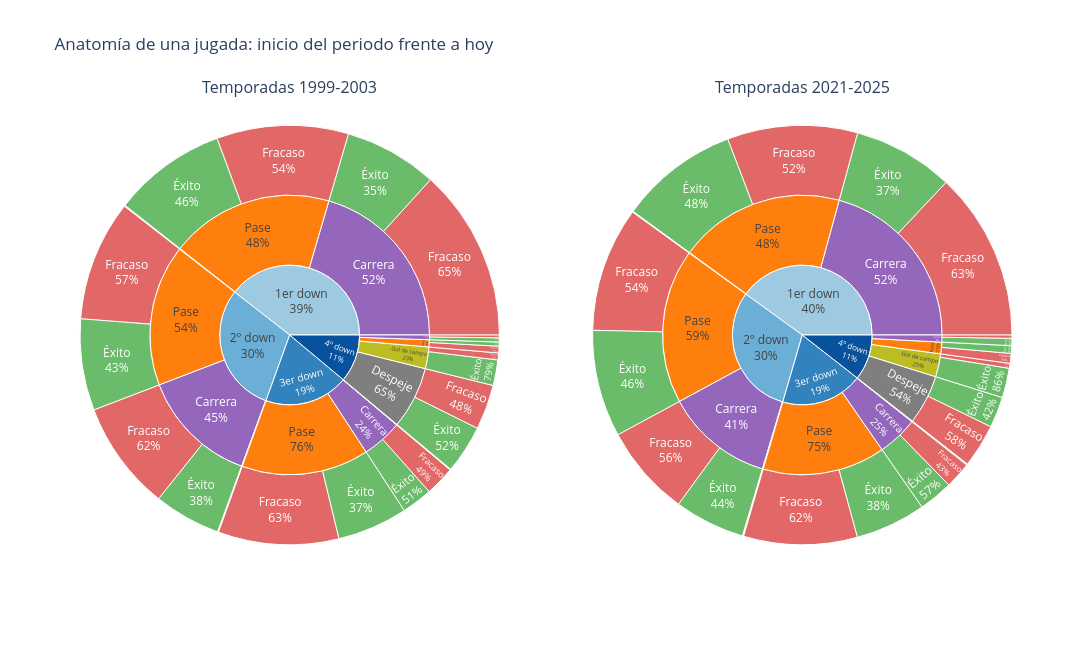

Source (notebook cell):
### Markdown cell above
La gráfica confirma la intuición: **cuanto más cerca de la zona de anotación rival, más puntos esperados**.

- **Cerca de la propia meta, los puntos esperados son prácticamente cero o negativos.** Desde ahí es difícil avanzar, y si el ataque fracasa y despeja, el rival recibirá el balón en buena posición. Es decir, lo más probable es que el *siguiente* que anote sea el rival.

## Anatomía de una jugada.

Antes de entrar en los cambios concretos, conviene tener una imagen general de **qué se juega en cada situación** y **con cuánto éxito**. Para ello se usan dos gráficos de tipo *sunburst* (gráfico de anillos jerárquico), uno para las cinco primeras temporadas del periodo (1999–2003) y otro para las cinco últimas (2021–2025).

**Cómo leer el gráfico:**

- **Anillo interior:** el down (1º, 2º, 3º o 4º). Su tamaño indica qué parte de todas las jugadas se juega en ese down.
- **Anillo intermedio:** el tipo de jugada elegido en ese down (pase, carrera, despeje o gol de campo). El porcentaje es **respecto a ese down**: por ejemplo, qué parte de los 4º downs fueron despejes.
- **Anillo exterior:** si la jugada fue un **éxito** (EPA positivo) o un **fracaso**. El porcentaje es **respecto al tipo de jugada**.

Se incluyen solo las jugadas "normales" de temporada regular como pases, carreras, despejes y goles de campo. Se excluyen las patadas de salida, los puntos extra y las jugadas anuladas por castigo. El gráfico es interactivo y al hacer clic en un segmento se amplía.

### Code cell
jugadas = reg[reg["play_type"].isin(["pass", "run", "punt", "field_goal"])
              & reg["down"].isin([1, 2, 3, 4])
              & reg["epa"].notna()].copy()

jugadas["Down"] = jugadas["down"].astype(int).map({1: "1er down", 2: "2º down", 3: "3er down", 4: "4º down"})
jugadas["Tipo de jugada"] = jugadas["play_type"].map({"pass": "Pase", "run": "Carrera",
                                                      "punt": "Despeje", "field_goal": "Gol de campo"})
jugadas["Resultado"] = np.where(jugadas["epa"] > 0, "Éxito", "Fracaso")

periodos = {"1999-2003": (1999, 2003), "2021-2025": (2021, 2025)}

colores = {
    # Anillo interior: downs (tonos de azul)
    "1er down": "#9ecae1", "2º down": "#6baed6", "3er down": "#3182bd", "4º down": "#08519c",
    # Anillo intermedio: tipo de jugada
    "Pase": "#ff7f0e", "Carrera": "#9467bd", "Despeje": "#7f7f7f", "Gol de campo": "#bcbd22",
    # Anillo exterior: resultado
    "Éxito": "#2ca02c", "Fracaso": "#d62728",
}

fig = make_subplots(rows=1, cols=2, specs=[[{"type": "domain"}, {"type": "domain"}]],
                    subplot_titles=[f"Temporadas {nombre}" for nombre in periodos])

for i, (nombre, (inicio, fin)) in enumerate(periodos.items(), start=1):
    datos = jugadas[jugadas["season"].between(inicio, fin)]
    conteo = datos.groupby(["Down", "Tipo de jugada", "Resultado"]).size().reset_index(name="Jugadas")
    sb = px.sunburst(conteo, path=["Down", "Tipo de jugada", "Resultado"], values="Jugadas")
    traza = sb.data[0]
    traza.marker.colors = [colores[etiqueta] for etiqueta in traza.labels]
    fig.add_trace(traza, row=1, col=i)

fig.update_traces(
    textinfo="label+percent parent",
    hovertemplate="<b>%{label}</b><br>%{percentParent:.1%} de %{parent}<br>%{value:,} jugadas<extra></extra>",
)
fig.update_layout(title="Anatomía de una jugada: inicio del periodo frente a hoy", width=1200, height=650)
fig.show()

### Figure 1 — Plotly figure (JSON) as saved in the notebook; plotly's stock layout.template omitted (floating-point values rounded to 4 significant figures)
{"data": [{"branchvalues": "total", "domain": {"x": [0, 0.45], "y": [0, 1]}, "hovertemplate": "<b>%{label}</b><br>%{percentParent:.1%} de %{parent}<br>%{value:,} jugadas<extra></extra>", "ids": ["1er down/Carrera/Fracaso", "1er down/Carrera/Éxito", "1er down/Gol de campo/Fracaso", "1er down/Gol de campo/Éxito", "1er down/Pase/Fracaso", "1er down/Pase/Éxito", "2º down/Carrera/Fracaso", "2º down/Carrera/Éxito", "2º down/Gol de campo/Fracaso", "2º down/Gol de campo/Éxito", "2º down/Pase/Fracaso", "2º down/Pase/Éxito", "3er down/Carrera/Fracaso", "3er down/Carrera/Éxito", "3er down/Despeje/Fracaso", "3er down/Gol de campo/Fracaso", "3er down/Gol de campo/Éxito", "3er down/Pase/Fracaso", "3er down/Pase/Éxito", "4º down/Carrera/Fracaso", "4º down/Carrera/Éxito", "4º down/Despeje/Fracaso", "4º down/Despeje/Éxito", "4º down/Gol de campo/Fracaso", "4º down/Gol de campo/Éxito", "4º down/Pase/Fracaso", "4º down/Pase/Éxito", "1er down/Carrera", "1er down/Gol de campo", "1er down/Pase", "2º down/Carrera", "2º down/Gol de campo", "2º down/Pase", "3er down/Carrera", "3er down/Despeje", "3er down/Gol de campo", "3er down/Pase", "4º down/Carrera", "4º down/Despeje", "4º down/Gol de campo", "4º down/Pase", "1er down", "2º down", "3er down", "4º down"], "labels": ["Fracaso", "Éxito", "Fracaso", "Éxito", "Fracaso", "Éxito", "Fracaso", "Éxito", "Fracaso", "Éxito", "Fracaso", "Éxito", "Fracaso", "Éxito", "Fracaso", "Fracaso", "Éxito", "Fracaso", "Éxito", "Fracaso", "Éxito", "Fracaso", "Éxito", "Fracaso", "Éxito", "Fracaso", "Éxito", "Carrera", "Gol de campo", "Pase", "Carrera", "Gol de campo", "Pase", "Carrera", "Despeje", "Gol de campo", "Pase", "Carrera", "Despeje", "Gol de campo", "Pase", "1er down", "2º down", "3er down", "4º down"], "marker": {"colors": ["#d62728", "#2ca02c", "#d62728", "#2ca02c", "#d62728", "#2ca02c", "#d62728", "#2ca02c", "#d62728", "#2ca02c", "#d62728", "#2ca02c", "#d62728", "#2ca02c", "#d62728", "#d62728", "#2ca02c", "#d62728", "#2ca02c", "#d62728", "#2ca02c", "#d62728", "#2ca02c", "#d62728", "#2ca02c", "#d62728", "#2ca02c", "#9467bd", "#bcbd22", "#ff7f0e", "#9467bd", "#bcbd22", "#ff7f0e", "#9467bd", "#7f7f7f", "#bcbd22", "#ff7f0e", "#9467bd", "#7f7f7f", "#bcbd22", "#ff7f0e", "#9ecae1", "#6baed6", "#3182bd", "#08519c"]}, "name": "", "parents": ["1er down/Carrera", "1er down/Carrera", "1er down/Gol de campo", "1er down/Gol de campo", "1er down/Pase", "1er down/Pase", "2º down/Carrera", "2º down/Carrera", "2º down/Gol de campo", "2º down/Gol de campo", "2º down/Pase", "2º down/Pase", "3er down/Carrera", "3er down/Carrera", "3er down/Despeje", "3er down/Gol de campo", "3er down/Gol de campo", "3er down/Pase", "3er down/Pase", "4º down/Carrera", "4º down/Carrera", "4º down/Despeje", "4º down/Despeje", "4º down/Gol de campo", "4º down/Gol de campo", "4º down/Pase", "4º down/Pase", "1er down", "1er down", "1er down", "2º down", "2º down", "2º down", "3er down", "3er down", "3er down", "3er down", "4º down", "4º down", "4º down", "4º down", "", "", "", ""], "textinfo": "label+percent parent", "type": "sunburst", "values": [23040.0, 12480.0, 46.0, 95.0, 17620.0, 15180.0, 14630.0, 8949.0, 39.0, 84.0, 16130.0, 12240.0, 3959.0, 4119.0, 3.0, 29.0, 87.0, 16120.0, 9423.0, 376.0, 560.0, 6009.0, 6464.0, 919.0, 3424.0, 898.0, 542.0, 35520.0, 141.0, 32800.0, 23580.0, 123.0, 28370.0, 8078.0, 3.0, 116.0, 25550.0, 936.0, 12470.0, 4343.0, 1440.0, 68460.0, 52070.0, 33740.0, 19190.0]}, {"branchvalues": "total", "domain": {"x": [0.55, 1], "y": [0, 1]}, "hovertemplate": "<b>%{label}</b><br>%{percentParent:.1%} de %{parent}<br>%{value:,} jugadas<extra></extra>", "ids": ["1er down/Carrera/Fracaso", "1er down/Carrera/Éxito", "1er down/Gol de campo/Fracaso", "1er down/Gol de campo/Éxito", "1er down/Pase/Fracaso", "1er down/Pase/Éxito", "2º down/Carrera/Fracaso", "2º down/Carrera/Éxito", "2º down/Gol de campo/Fracaso", "2º down/Gol de campo/Éxito", "2º down/Pase/Fracaso", "2º down/Pase/Éxito", "3er down/Carrera/Fracaso", "3er down/Carrera/Éxito", "3er down/Gol de campo/Fracaso", "3er down/Gol de campo/Éxito", "3er down/Pase/Fracaso", "3er down/Pase/Éxito", "4º down/Carrera/Fracaso", "4º down/Carrera/Éxito", "4º down/Despeje/Fracaso", "4º down/Despeje/Éxito", "4º down/Gol de campo/Fracaso", "4º down/Gol de campo/Éxito", "4º down/Pase/Fracaso", "4º down/Pase/Éxito", "1er down/Carrera", "1er down/Gol de campo", "1er down/Pase", "2º down/Carrera", "2º down/Gol de campo", "2º down/Pase", "3er down/Carrera", "3er down/Gol de campo", "3er down/Pase", "4º down/Carrera", "4º down/Despeje", "4º down/Gol de campo", "4º down/Pase", "1er down", "2º down", "3er down", "4º down"], "labels": ["Fracaso", "Éxito", "Fracaso", "Éxito", "Fracaso", "Éxito", "Fracaso", "Éxito", "Fracaso", "Éxito", "Fracaso", "Éxito", "Fracaso", "Éxito", "Fracaso", "Éxito", "Fracaso", "Éxito", "Fracaso", "Éxito", "Fracaso", "Éxito", "Fracaso", "Éxito", "Fracaso", "Éxito", "Carrera", "Gol de campo", "Pase", "Carrera", "Gol de campo", "Pase", "Carrera", "Gol de campo", "Pase", "Carrera", "Despeje", "Gol de campo", "Pase", "1er down", "2º down", "3er down", "4º down"], "marker": {"colors": ["#d62728", "#2ca02c", "#d62728", "#2ca02c", "#d62728", "#2ca02c", "#d62728", "#2ca02c", "#d62728", "#2ca02c", "#d62728", "#2ca02c", "#d62728", "#2ca02c", "#d62728", "#2ca02c", "#d62728", "#2ca02c", "#d62728", "#2ca02c", "#d62728", "#2ca02c", "#d62728", "#2ca02c", "#d62728", "#2ca02c", "#9467bd", "#bcbd22", "#ff7f0e", "#9467bd", "#bcbd22", "#ff7f0e", "#9467bd", "#bcbd22", "#ff7f0e", "#9467bd", "#7f7f7f", "#bcbd22", "#ff7f0e", "#9ecae1", "#6baed6", "#3182bd", "#08519c"]}, "name": "", "parents": ["1er down/Carrera", "1er down/Carrera", "1er down/Gol de campo", "1er down/Gol de campo", "1er down/Pase", "1er down/Pase", "2º down/Carrera", "2º down/Carrera", "2º down/Gol de campo", "2º down/Gol de campo", "2º down/Pase", "2º down/Pase", "3er down/Carrera", "3er down/Carrera", "3er down/Gol de campo", "3er down/Gol de campo", "3er down/Pase", "3er down/Pase", "4º down/Carrera", "4º down/Carrera", "4º down/Despeje", "4º down/Despeje", "4º down/Gol de campo", "4º down/Gol de campo", "4º down/Pase", "4º down/Pase", "1er down", "1er down", "1er down", "2º down", "2º down", "2º down", "3er down", "3er down", "3er down", "4º down", "4º down", "4º down", "4º down", "", "", "", ""], "textinfo": "label+percent parent", "type": "sunburst", "values": [23810.0, 14260.0, 28.0, 103.0, 18420.0, 16830.0, 12940.0, 9996.0, 31.0, 135.0, 17640.0, 15150.0, 3728.0, 4844.0, 39.0, 131.0, 16060.0, 9983.0, 466.0, 1028.0, 6151.0, 4369.0, 697.0, 4188.0, 1386.0, 1087.0, 38070.0, 131.0, 35250.0, 22930.0, 166.0, 32790.0, 8572.0, 170.0, 26040.0, 1494.0, 10520.0, 4885.0, 2473.0, 73450.0, 55880.0, 34790.0, 19370.0]}], "layout": {"annotations": [{"font": {"size": 16}, "showarrow": false, "text": "Temporadas 1999-2003", "x": 0.225, "xanchor": "center", "xref": "paper", "y": 1, "yanchor": "bottom", "yref": "paper"}, {"font": {"size": 16}, "showarrow": false, "text": "Temporadas 2021-2025", "x": 0.775, "xanchor": "center", "xref": "paper", "y": 1, "yanchor": "bottom", "yref": "paper"}], "height": 650, "title": {"text": "Anatomía de una jugada: inicio del periodo frente a hoy"}, "width": 1200}}
